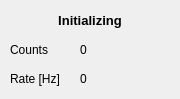
<?xml version="1.0" encoding="UTF-8"?>
<ui version="4.0">
 <class>windowCounter</class>
 <widget class="QWidget" name="windowCounter">
  <property name="geometry">
   <rect>
    <x>0</x>
    <y>0</y>
    <width>180</width>
    <height>99</height>
   </rect>
  </property>
  <property name="minimumSize">
   <size>
    <width>110</width>
    <height>0</height>
   </size>
  </property>
  <property name="windowTitle">
   <string>Form</string>
  </property>
  <layout class="QGridLayout" name="gridLayout">
   <property name="horizontalSpacing">
    <number>20</number>
   </property>
   <property name="verticalSpacing">
    <number>10</number>
   </property>
   <property name="margin">
    <number>10</number>
   </property>
   <item row="2" column="0">
    <widget class="QLabel" name="labelCounts">
     <property name="text">
      <string>Counts</string>
     </property>
    </widget>
   </item>
   <item row="2" column="1">
    <widget class="QLabel" name="displayCounts">
     <property name="minimumSize">
      <size>
       <width>60</width>
       <height>0</height>
      </size>
     </property>
     <property name="text">
      <string>0</string>
     </property>
     <property name="alignment">
      <set>Qt::AlignLeading|Qt::AlignLeft|Qt::AlignVCenter</set>
     </property>
    </widget>
   </item>
   <item row="0" column="0" colspan="2">
    <widget class="QLabel" name="displayStatus">
     <property name="font">
      <font>
       <pointsize>10</pointsize>
       <weight>75</weight>
       <bold>true</bold>
      </font>
     </property>
     <property name="text">
      <string>Initializing</string>
     </property>
     <property name="alignment">
      <set>Qt::AlignCenter</set>
     </property>
    </widget>
   </item>
   <item row="3" column="1">
    <widget class="QLabel" name="displayRate">
     <property name="sizePolicy">
      <sizepolicy hsizetype="MinimumExpanding" vsizetype="Preferred">
       <horstretch>0</horstretch>
       <verstretch>0</verstretch>
      </sizepolicy>
     </property>
     <property name="minimumSize">
      <size>
       <width>85</width>
       <height>0</height>
      </size>
     </property>
     <property name="text">
      <string>0</string>
     </property>
    </widget>
   </item>
   <item row="3" column="0">
    <widget class="QLabel" name="labelRate">
     <property name="sizePolicy">
      <sizepolicy hsizetype="Minimum" vsizetype="Preferred">
       <horstretch>0</horstretch>
       <verstretch>0</verstretch>
      </sizepolicy>
     </property>
     <property name="text">
      <string>Rate [Hz]</string>
     </property>
    </widget>
   </item>
  </layout>
 </widget>
 <resources/>
 <connections/>
</ui>
